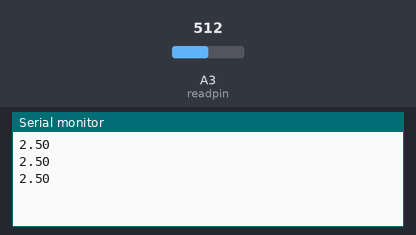
The sketch below on a simulated Arduino Uno, built with avr-gcc and run on an emulated ATmega328P. Parts: the last lines printed to the serial monitor. The inputs (shaded band) are chosen by the test bench; at power-on: A3 (readpin) = 512.

Above: at 1.3 s.
1.4 s: A3 (readpin) set to 716
At 1.9 s:
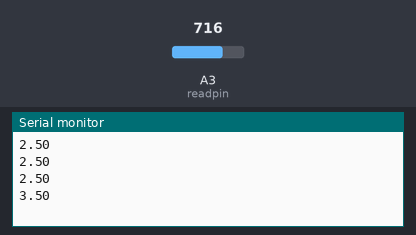
2.9 s: A3 (readpin) set to 900
At 3.4 s:
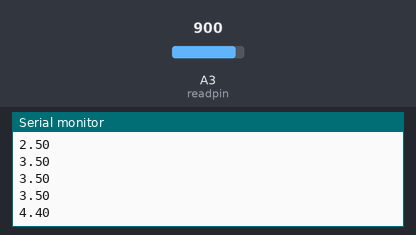
Timing chart, 0 to 5.9 s (numbered marks = the images above; inputs shaded):
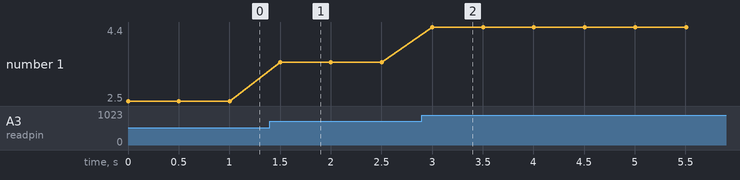

Measured:
- after the input at 1.4 s, the serial monitor: prints a new line after 0.10 s (image 1)
- after the input at 2.9 s, the serial monitor: prints a new line after 0.10 s (image 2)
- plotted number 1: 2.5 → 3.5 after the input at 1.4 s, 3.5 → 4.4 after the input at 2.9 s

The sketch:

analogread.ino
```cpp
 int readpin = A3;
 float   V2 = 0;
 int readval;
 int delaytime = 500;
 void setup() {
  // put your setup code here, to run
  pinMode(readpin,INPUT);
  Serial.begin(9600);

}
void loop() {
  // put your main code here, to run repeatedly:
  readval = analogRead(readpin);
  V2 = (5./1023.)*readval;
  Serial.println(V2);
  delay(delaytime);


}
```
